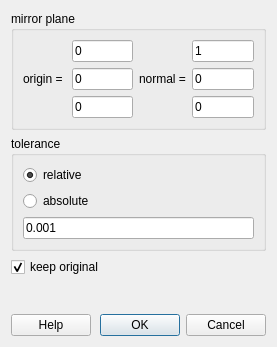
<?xml version="1.0" encoding="UTF-8"?>
<ui version="4.0">
 <class>GuiMirrorMesh</class>
 <widget class="QDialog" name="GuiMirrorMesh">
  <property name="geometry">
   <rect>
    <x>0</x>
    <y>0</y>
    <width>277</width>
    <height>347</height>
   </rect>
  </property>
  <property name="windowTitle">
   <string>mirror</string>
  </property>
  <property name="windowIcon">
   <iconset resource="engrid.qrc">
    <normaloff>:/icons/resources/icons/G.png</normaloff>:/icons/resources/icons/G.png</iconset>
  </property>
  <layout class="QVBoxLayout" name="verticalLayout_2">
   <item>
    <layout class="QVBoxLayout" name="verticalLayout">
     <item>
      <widget class="QGroupBox" name="groupBoxCylinder">
       <property name="enabled">
        <bool>true</bool>
       </property>
       <property name="title">
        <string>mirror plane</string>
       </property>
       <layout class="QGridLayout" name="gridLayout">
        <item row="0" column="1">
         <widget class="QLineEdit" name="lineEditX0">
          <property name="text">
           <string>0</string>
          </property>
         </widget>
        </item>
        <item row="0" column="3">
         <widget class="QLineEdit" name="lineEditNX">
          <property name="text">
           <string>1</string>
          </property>
         </widget>
        </item>
        <item row="1" column="0">
         <widget class="QLabel" name="label_8">
          <property name="text">
           <string>origin = </string>
          </property>
         </widget>
        </item>
        <item row="1" column="1">
         <widget class="QLineEdit" name="lineEditY0">
          <property name="text">
           <string>0</string>
          </property>
         </widget>
        </item>
        <item row="1" column="2">
         <widget class="QLabel" name="label_9">
          <property name="text">
           <string>normal =</string>
          </property>
         </widget>
        </item>
        <item row="1" column="3">
         <widget class="QLineEdit" name="lineEditNY">
          <property name="text">
           <string>0</string>
          </property>
         </widget>
        </item>
        <item row="2" column="1">
         <widget class="QLineEdit" name="lineEditZ0">
          <property name="text">
           <string>0</string>
          </property>
         </widget>
        </item>
        <item row="2" column="3">
         <widget class="QLineEdit" name="lineEditNZ">
          <property name="text">
           <string>0</string>
          </property>
         </widget>
        </item>
       </layout>
      </widget>
     </item>
    </layout>
   </item>
   <item>
    <widget class="QGroupBox" name="groupBox">
     <property name="title">
      <string>tolerance</string>
     </property>
     <layout class="QVBoxLayout" name="verticalLayout_3">
      <item>
       <widget class="QRadioButton" name="radioButtonRelative">
        <property name="text">
         <string>relative</string>
        </property>
        <property name="checked">
         <bool>true</bool>
        </property>
       </widget>
      </item>
      <item>
       <widget class="QRadioButton" name="radioButtonAbsolute">
        <property name="text">
         <string>absolute</string>
        </property>
       </widget>
      </item>
      <item>
       <widget class="QLineEdit" name="lineEditTolerance">
        <property name="text">
         <string>0.001</string>
        </property>
       </widget>
      </item>
     </layout>
    </widget>
   </item>
   <item>
    <widget class="QCheckBox" name="checkBoxKeepOriginal">
     <property name="text">
      <string>keep original</string>
     </property>
     <property name="checked">
      <bool>true</bool>
     </property>
    </widget>
   </item>
   <item>
    <spacer name="verticalSpacer">
     <property name="orientation">
      <enum>Qt::Vertical</enum>
     </property>
     <property name="sizeHint" stdset="0">
      <size>
       <width>20</width>
       <height>40</height>
      </size>
     </property>
    </spacer>
   </item>
   <item>
    <layout class="QHBoxLayout">
     <item>
      <widget class="QPushButton" name="pushButtonHelp">
       <property name="text">
        <string>Help</string>
       </property>
      </widget>
     </item>
     <item>
      <widget class="QDialogButtonBox" name="buttonBox">
       <property name="orientation">
        <enum>Qt::Horizontal</enum>
       </property>
       <property name="standardButtons">
        <set>QDialogButtonBox::Cancel|QDialogButtonBox::Ok</set>
       </property>
      </widget>
     </item>
    </layout>
   </item>
  </layout>
 </widget>
 <tabstops>
  <tabstop>lineEditX0</tabstop>
  <tabstop>lineEditY0</tabstop>
  <tabstop>lineEditZ0</tabstop>
  <tabstop>lineEditNX</tabstop>
  <tabstop>lineEditNY</tabstop>
  <tabstop>lineEditNZ</tabstop>
  <tabstop>radioButtonRelative</tabstop>
  <tabstop>radioButtonAbsolute</tabstop>
  <tabstop>lineEditTolerance</tabstop>
  <tabstop>checkBoxKeepOriginal</tabstop>
  <tabstop>buttonBox</tabstop>
  <tabstop>pushButtonHelp</tabstop>
 </tabstops>
 <resources>
  <include location="engrid.qrc"/>
 </resources>
 <connections>
  <connection>
   <sender>buttonBox</sender>
   <signal>rejected()</signal>
   <receiver>GuiMirrorMesh</receiver>
   <slot>reject()</slot>
   <hints>
    <hint type="sourcelabel">
     <x>68</x>
     <y>196</y>
    </hint>
    <hint type="destinationlabel">
     <x>195</x>
     <y>104</y>
    </hint>
   </hints>
  </connection>
  <connection>
   <sender>buttonBox</sender>
   <signal>accepted()</signal>
   <receiver>GuiMirrorMesh</receiver>
   <slot>accept()</slot>
   <hints>
    <hint type="sourcelabel">
     <x>68</x>
     <y>196</y>
    </hint>
    <hint type="destinationlabel">
     <x>195</x>
     <y>104</y>
    </hint>
   </hints>
  </connection>
 </connections>
</ui>
